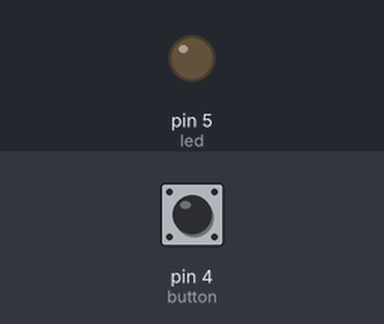
Bench run of a sketch on a simulated Arduino Uno, built with avr-gcc and run on an emulated ATmega328P. On the bench: output pins drawn as LEDs (lit = HIGH). The test bench sets the inputs (shaded band); at power-on: pin 4 (button) LOW.

Above: at 1.2 s.
1.3 s: pin 4 (button) pulled HIGH for 0.15 s
At 1.37 s:
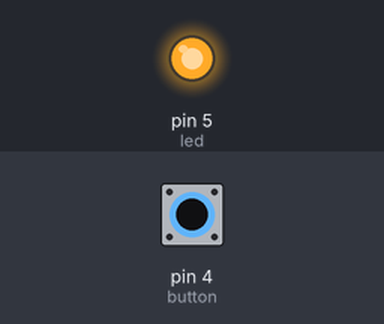
2.9 s: pin 4 (button) pulled HIGH for 3.2 s
At 6.6 s:
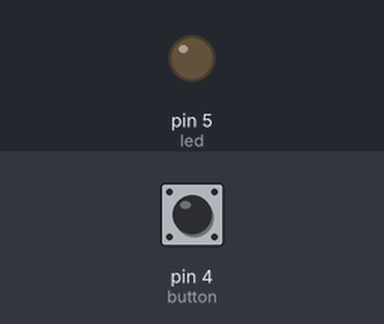
Timing chart, 0 to 8.1 s (numbered marks = the images above; inputs shaded):
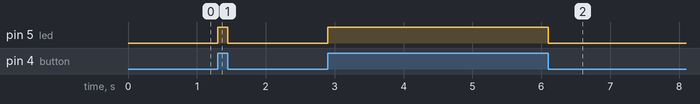

The sketch:

P2-Button.ino
```cpp
//button pin to one leg and ground by 10 khom
//to opposite leg and remaing 1 le to 3.3v
int button=4;
int led=5;
int state=0;

void setup() {
  pinMode(led,OUTPUT);
  pinMode(button,INPUT);
}

void loop() {
  state=digitalRead(button);
  if (state == HIGH) {
    digitalWrite(led,HIGH);
  } else {
    digitalWrite(led,LOW);
  }
}
```

Measured:
- after the input at 1.3 s, pin 5 (led): LOW → HIGH at once, → LOW 0.15 s later
- after the input at 2.9 s, pin 5 (led): LOW → HIGH at once, → LOW 3.2 s later
